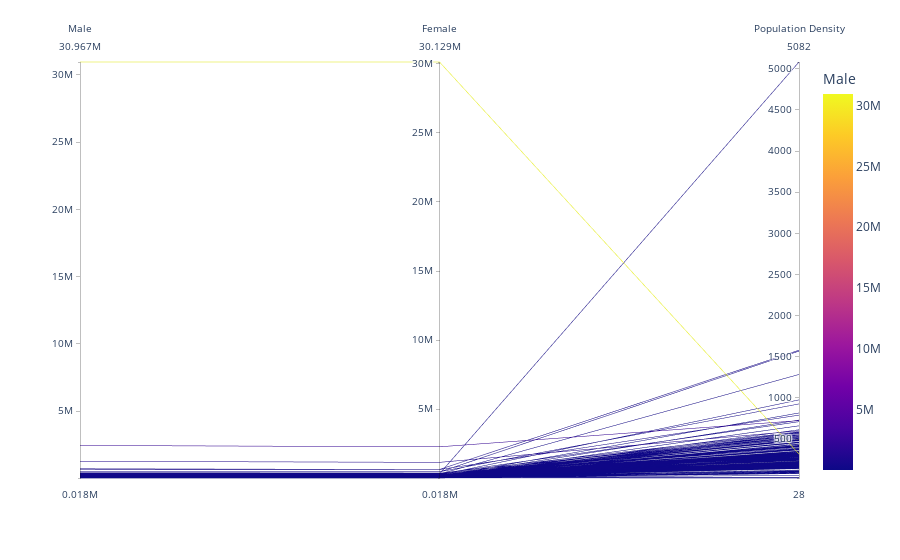

The notebook cell saved with this chart:
### Markdown cell above
- Let's make the parallel coordinates plot to visualize the relationships between `Male`, `Female`, and `Population Density`. 📊🌐

### Code cell
x = 'Male'
y = 'Female'
z = 'Population Density'
fig = px.parallel_coordinates(data_frame=df, dimensions=[x, y, z], color=x)
fig.show()

### Figure 1 — Plotly figure (JSON) as saved in the notebook; plotly's stock layout.template omitted (floating-point values rounded to 4 significant figures; data arrays with more than 128 entries replaced by an {"elided": "..."} marker saying what was removed)
{"data": [{"dimensions": [{"label": "Male", "values": {"elided": "228 int values"}}, {"label": "Female", "values": {"elided": "228 int values"}}, {"label": "Population Density", "values": {"elided": "228 int values"}}], "domain": {"x": [0, 1], "y": [0, 1]}, "line": {"color": {"elided": "228 int values"}, "coloraxis": "coloraxis"}, "name": "", "type": "parcoords"}], "layout": {"coloraxis": {"colorbar": {"title": {"text": "Male"}}, "colorscale": [[0, "#0d0887"], [0.1111, "#46039f"], [0.2222, "#7201a8"], [0.3333, "#9c179e"], [0.4444, "#bd3786"], [0.5556, "#d8576b"], [0.6667, "#ed7953"], [0.7778, "#fb9f3a"], [0.8889, "#fdca26"], [1, "#f0f921"]]}, "legend": {"tracegroupgap": 0}, "margin": {"t": 60}}}
